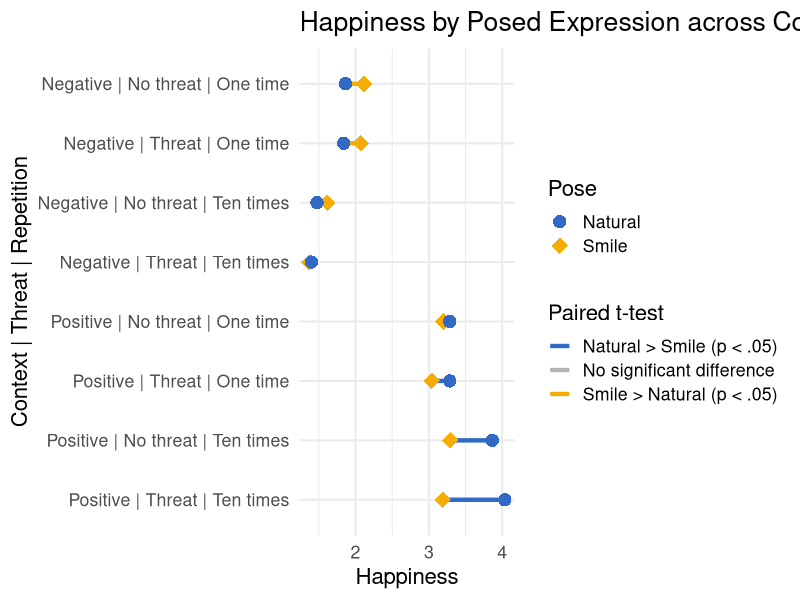
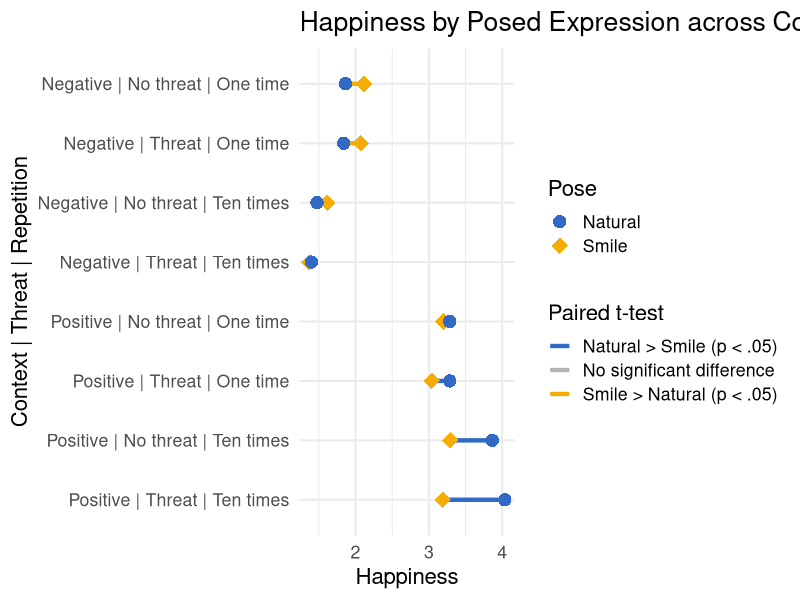

R code for these plots, in order:
# Preliminary data analysis

# Load libraries
library(tidyverse)
library(lmerTest)
library(emmeans)

# read processed data set
df <- read_csv("data/smile25b_processed_data.csv")

# Descriptive statistics

# Complaince of successful AU12 activation via OpenFace 
table(df$face_compliance_binary)

# Compliance check based on AU12 activation difference (delta = 1.5 out of 5) in smile vs natual condition via OpenFace
table(df$face_compliance_scalar)

# Compliance check based on AU12 activation difference (delta = 0.5 out of 5) in smile vs natual condition via OpenFace
table(df$face_compliance_scalar_soft)

# Check the distribution of math errors
table(df$math_errors)

# Combined distribution of facial expression compliance and math errors
table(df$face_compliance_scalar, df$math_errors)

## Check potential issue with image display on Gorilla
print(
  paste0(
    "Percentage of correct image display reports: ",
    round(
      nrow(df %>% filter(Display_check == "2 times"))/
      sum(!is.na(df$Display_check)),
      2
    )
  )
)

# Calculate age mean and standard deviation
print(paste0("Mean age: ", round(mean(df$Age, na.rm=TRUE),2), "; sd: ", round(sd(df$Age, na.rm=TRUE),2)))

# Calculate percentage of female participants
print(paste0("Percentage female: ",  
  round(
    nrow(df %>% filter(Gender == "Female")) / nrow(df) * 100,
     2),
  "%"
  )
)

# Ethinicity distribution
table(df$Ethnicity)

# Prepare dataframe for data analysis

df_long <- df %>%
  # create a unique participant id
  mutate(id = row_number()) %>%   
  select(
    id, threat, context, repetition,
    SP_DEQ_happy_total, SP_DEQ_fear_total, SP_DEQ_anger_total,
    SP_SWL_total, SP_Burnout_total,
    NP_DEQ_happy_total, NP_DEQ_fear_total, NP_DEQ_anger_total,
    NP_SWL_total, NP_Burnout_total,
    face_compliance_scalar, face_compliance_scalar_soft, face_compliance_binary, math_errors
  ) %>%
  # Pivot smile and natural pose columns into long format
  pivot_longer(
    cols = c(starts_with("SP_"), starts_with("NP_")),
    names_to = c("pose", ".value"),       
    names_pattern = "^(SP|NP)_(.*)$"
  ) %>%
  # recode pose variable into readable labels
  mutate(pose = case_when(                
    pose == "SP" ~ "smile",
    pose == "NP" ~ "natural",
    TRUE ~ pose)
  ) %>%
  relocate(pose, .after = id)

# Full factorial general linear mixed model of happiness predicted by pose, context, threat, and repetition
happy_model <- lmer(
  DEQ_happy_total ~ pose * context * threat * repetition + (1 | id),
  data = df_long
)

print(summary(happy_model)) 

# Plot happiness difference in smile vs natural poses across context x threat x repetition

## Calculate estimated marginal of pose scores conditioned by context, threat, and repetition
happy_emm <- emmeans(happy_model, ~ pose | context + threat + repetition) 
summary(happy_emm)

## Extract point estimates of smile and natural pose happiness scores across conditions
happy_plot_df <- as.data.frame(happy_emm) %>%
  select(context, threat, repetition, pose, emmean) %>%
  pivot_wider(names_from = pose, values_from = emmean, names_glue = "{pose}_mean")

## Extract pairwise comparison estimates and p values
happy_contrasts <- pairs(happy_emm, reverse = TRUE) %>% 
  as.data.frame() %>%
  select(context, threat, repetition, estimate, p.value)

## Join the point and pairwise estimates 
happy_plot_df <- happy_plot_df %>%
  left_join(happy_contrasts, by = c("context", "threat", "repetition")) %>% 
  # Adjust labels
  rename(diff_mean = estimate) %>%
  mutate(
    context_label = str_to_title(context),  
    threat_label = threat,                   
    repetition_label = if_else(repetition == "one", "One time", "Ten times"), 
    condition = paste(context_label, threat_label, repetition_label, sep = " | "),
    condition = fct_reorder(condition, diff_mean),
    sig_label = case_when(
      p.value < .05 & diff_mean > 0 ~ "Smile > Natural (p < .05)",
      p.value < .05 & diff_mean < 0 ~ "Natural > Smile (p < .05)",
      TRUE ~ "No significant difference"
    )
  )

# Extract point estimates and labels for plot generation
happy_plot_points <- happy_plot_df %>%
  select(condition, smile_mean, natural_mean) %>%
  pivot_longer(c(smile_mean, natural_mean), names_to = "pose", values_to = "mean_happy") %>%  # long format for geom_point
  mutate(pose = recode(pose, smile_mean = "Smile", natural_mean = "Natural"))  # readable pose labels

# Create a dumbbell plot comparing the smile vs pose happiness scores across all conditions
happy_dumbbell_plot <- ggplot() +
  # Create the line that connects the natural and smile means for each condition
  geom_segment(  
    data = happy_plot_df,
    aes(x = natural_mean, xend = smile_mean, y = condition, yend = condition, color = sig_label),
    linewidth = 1.5
  ) +
  # smile/natural pose happiness means
  geom_point(  
    data = happy_plot_points,
    aes(x = mean_happy, y = condition, shape = pose, fill = pose),
    size = 4.5, stroke = 0
  ) +
  # determine line color based on the direction/significance of the score difference
  scale_color_manual(values = c(  
    "Smile > Natural (p < .05)" = "#f5ad06",
    "Natural > Smile (p < .05)" = "#316ac6",
    "No significant difference" = "grey70"
  )) +
  # fill the points matching the pose color
  scale_fill_manual(values = c(  
    "Natural" = "#316ac6",
    "Smile" = "#f5ad06"
  )) +
  # Set the shape of the points based on pose
  scale_shape_manual(values = c( 
    "Natural" = 21,
    "Smile" = 23
  )) +
  # Configure labels
  labs(
    x = "Happiness",
    y = "Context | Threat | Repetition",
    color = "Paired t-test",
    shape = "Pose",
    fill = "Pose",
    title = "Happiness by Posed Expression across Conditions"
  ) +
  # Set theme and font size
  theme_minimal(base_size = 16)

print(happy_dumbbell_plot)

ggsave(
  "smile25b_happy_dumbbell_plot.png",
  plot = happy_dumbbell_plot,
  width = 10, height = 8, dpi = 300
)

# Sensitivity analysis: remove failed OpenFace compliance checks
df_sensitivity <- df_long %>% filter(face_compliance_scalar == TRUE, math_errors == 0)

# rerun model with the filtered sample
happy_model_sensitivity <- lmer(  # re-fit the same model on the compliance-filtered subset
  DEQ_happy_total ~ pose * context * threat * repetition + (1 | id),
  data = df_sensitivity
)

print(summary(happy_model_sensitivity))

# Sensitivity analysis: remove failed OpenFace compliance checks
df_sensitivity_soft <- df_long %>% filter(face_compliance_scalar_soft == TRUE, math_errors == 0)

# rerun model with the filtered sample
happy_model_sensitivity_soft <- lmer(  # re-fit the same model on the compliance-filtered subset
  DEQ_happy_total ~ pose * context * threat * repetition + (1 | id),
  data = df_sensitivity_soft
)

print(summary(happy_model_sensitivity_soft))

# Exploratory analyses

# Satisfaction with life predicted by pose, context, threat, and repetition
SWL_model <- lmer(
  SWL_total ~ pose * context * threat * repetition + (1 | id),
  data = df_long
)

print(summary(SWL_model)) 

# Burnout predicted by pose, context, threat, and repetition
Burnout_model <- lmer(
  Burnout_total ~ pose * context * threat * repetition + (1 | id),
  data = df_long
)

print(summary(Burnout_model)) 

# Anger predicted by pose, context, threat, and repetition
Anger_model <- lmer(
  DEQ_anger_total ~ pose * context * threat * repetition + (1 | id),
  data = df_long
)

print(summary(Anger_model)) 

# Fear predicted by pose, context, threat, and repetition
Fear_model <- lmer(
  DEQ_fear_total ~ pose * context * threat * repetition + (1 | id),
  data = df_long
)

print(summary(Fear_model)) 
